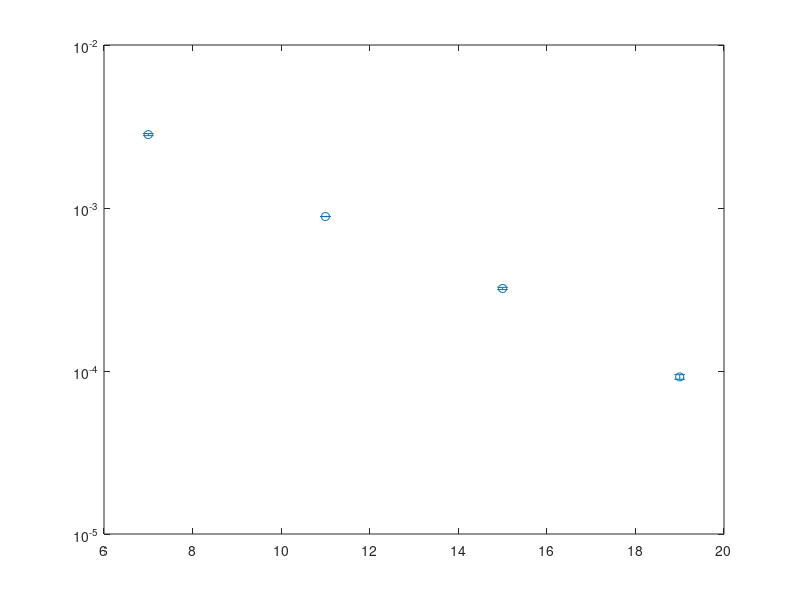

This chart was generated by the following MATLAB code: (Note: this script raises an error after producing the figure.)
clear;
Lx = [16,24, 32, 40];
distance = [7, 11,  15, 19];
SpinCorrelation = [-0.002821, 0.000886,-0.000321, 0.000092];
SpinCorrelation = abs(SpinCorrelation);
err = [0.000042, 0.000001, 0.000005,0.000003];
%15: 6.1e-4
% 9: 1.026e-3
h1 = errorbar(distance, SpinCorrelation, err,'o');hold on;
set(gca, 'XScale','linear', 'YScale','log')

p = fit((distance(1:4)'),log(SpinCorrelation(1:4)'),'poly1');
fprintf('correlation length=%.5f\n',-1/p.p1);
x = distance(1):0.5:distance(end);
fl=semilogy(distance,exp(p.p2+p.p1*distance),'-.');

% T=text(8,2.5e-3,['$\xi=',num2str(-1/p.p1),'$']);
% set(T,'Interpreter','latex');set(T,'Fontsize',28);

set(gca, 'XTick', [7,11,15,19]);
set(gca,'XTickLabel',{'7','11','15','19'});

set(gca,'fontsize',24);
set(gca,'linewidth',1.5);
set(h1,'markersize',10);
set(get(gca,'Children'),'linewidth',3); % Set line width 1.5 pounds
xlabel('$r$','Interpreter','latex');
% ylabel('$|\langle S(0) \cdot S(x)\rangle |$','Interpreter','latex');
ylabel('$|F(r)|$','Interpreter','latex');
set(get(gca,'XLabel'),'FontSize',24); 
set(get(gca,'YLabel'),'FontSize',24); 


set(gcf,'position',[1000,1000,450,350]);


